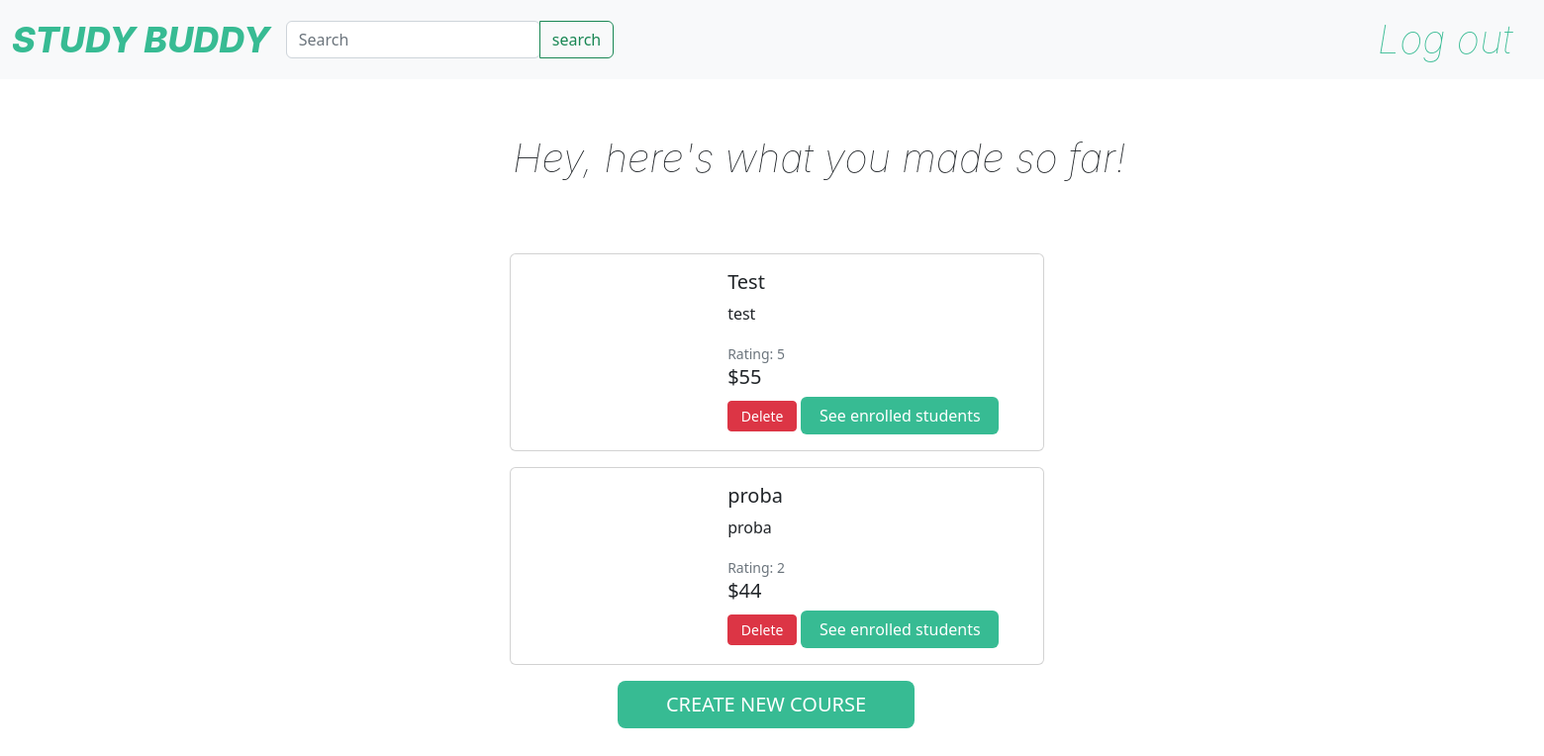
The app's page /teacherIndex/ (signed in), older data.
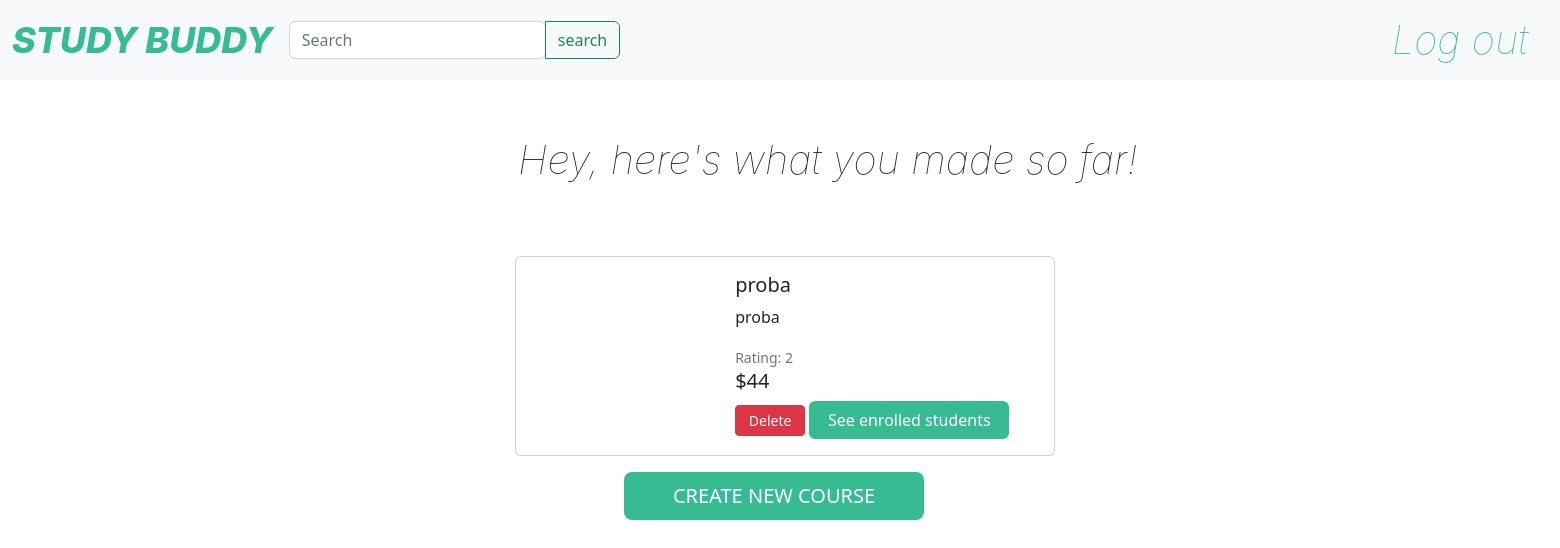
The same page, newer data.
### final_project/models.py (models this page shows)
class Course(models.Model):
    id = models.IntegerField(null=False, blank=False, primary_key=True)
    title = models.CharField(max_length=50, null=True, blank=True)
    rating = models.IntegerField(null=True, blank=True)
    course_video = models.FileField(upload_to='course_videos', blank=True)
    description = models.CharField(max_length=50, blank=True, null=True)
    cost = models.IntegerField(null=True, blank=True)
    thumbnail = models.ImageField(upload_to='thumbnails', blank=True)
    course_test = models.FileField(upload_to='course_test', blank=True)

### final_project/views.py (the view)
# urls.py: path('teacherIndex/', teacherIndex, name="teacherIndex"),
def teacherIndex(request):
    if request.user.is_authenticated:
        teacher_courses = TeacherCourse.objects.filter(teacher__user__username=request.user.username)
        courses = list()
        for teacher_course in teacher_courses:
            courses.append(teacher_course.course)
        emptyList = list()
        context = {"courses": courses, "emptyList": emptyList}
        return render(request, "teacherIndex.html", context=context)
    else:
        return redirect(login_app)

### templates/teacherIndex.html (shortened to what this page needs)
<!DOCTYPE html>
<html lang="en">
<head>
    <link href="https://cdn.jsdelivr.net/npm/bootstrap@5.2.0-beta1/dist/css/bootstrap.min.css" rel="stylesheet"
>
</head>
<body>
<nav class="navbar navbar-expand-lg navbar-light bg-light">
    <div class="container-fluid justify-content-between">
        <div class="d-flex">
            <a class="navbar-brand" href=""
               style="color:#37bb93; font-family: Inter; font-weight: 800; font-size: 36px; font-style: italic">STUDY
                BUDDY</a>
            <form class="input-group w-auto my-auto d-none d-sm-flex" method="post">
                <input
                        autocomplete="off"
                        type="search"
                        class="form-control rounded"
                        placeholder="Search"
                        style="min-width: 125px;"
                />
                <button class="btn btn-outline-success my-2 my-sm-0" type="submit">search</button>
            </form>
        </div>
        <ul class="navbar-nav flex-row">
            <li class="nav-item me-3 me-lg-1">
                <a class="navbar-brand" href="{% url 'logout' %}"
                   style="color:#37bb93; font-family: Inter; font-weight: 100; font-size: 40px; font-style: italic">Log
                    out</a>
            </li>
        </ul>
    </div>
</nav>
{% if courses != emptyList %}
    <p style="font-family: Inter; font-weight: 100; font-size: 40px; font-style: italic; padding: 50px 50px; position: relative; left: 30%">
        Hey, here's what you made so far!
    </p>
    <div id="cards">
        {% for course in courses %}
            <div class="card mb-3" style="max-width: 540px;position:relative; left: 33%">
                <div class="row no-gutters">
                    <div class="col-md-4">
                    </div>
                    <div class="col-md-8">
                        <div class="card-parent">
                            <div class="card-child">
                                <h5 class="card-title">{{ course.title }}</h5>
                                <p class="card-text">{{ course.description }}</p>
                                <p class="card-text"><small class="text-muted">Rating: {{ course.rating }}</small></p>
                            </div>
                            <div class="card-child">
                                <h5 class="card-title">${{ course.cost }}</h5>
                                <a class="btn btn-sm btn-danger" style="color: white; width: 70px"
                                   href="{% url 'delete-item' id=course.id %}">Delete</a>
                                <a class="btn btn-m" style="color: white; background: #37BB93; width: 200px"
                                   href="{% url 'enrolled' id=course.id %}">See enrolled students</a>
                            </div>
                        </div>
                    </div>
                </div>
            </div>
        {% endfor %}
    </div>
    <a class="btn btn-lg" style="color: white; background: #37BB93; width: 300px;position:relative; left: 40%"
       href="{% url 'createNewCourse' %}">CREATE NEW COURSE</a>
{% endif %}
</body>
</html>

Row changes from the older to the newer data that the page shows:
removed Course: title "Test", description "test", rating "5", cost "55"
